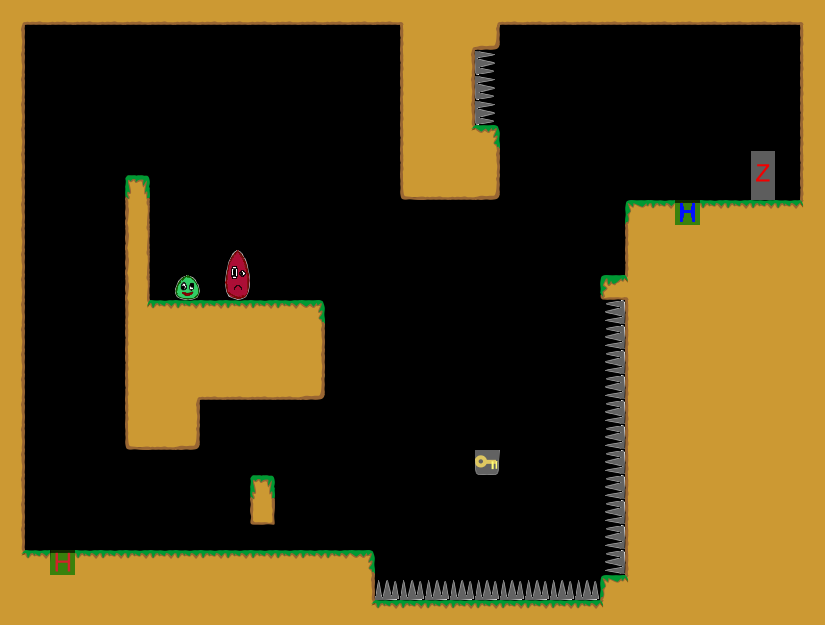

This is a level from a 2D game, rendered from its Tiled map with the project's own tilesets. A one-line summary and the map file follow, with tile-layer data summarised:
An orthogonal 33x25 tile map with 25x25 px tiles, 1 tile layer (Kachelebene 1).

<map version="1.0" orientation="orthogonal" width="33" height="25" tilewidth="25" tileheight="25">
 <tileset firstgid="1" name="Tileset" tilewidth="25" tileheight="25">
  <image source="../../../img/Tileset.png" width="400" height="250" />
 </tileset>
 <layer name="Kachelebene 1" width="33" height="25">
  <data>[825 cells, 353 non-empty, 30 distinct tile ids]</data>
 </layer>
</map>
